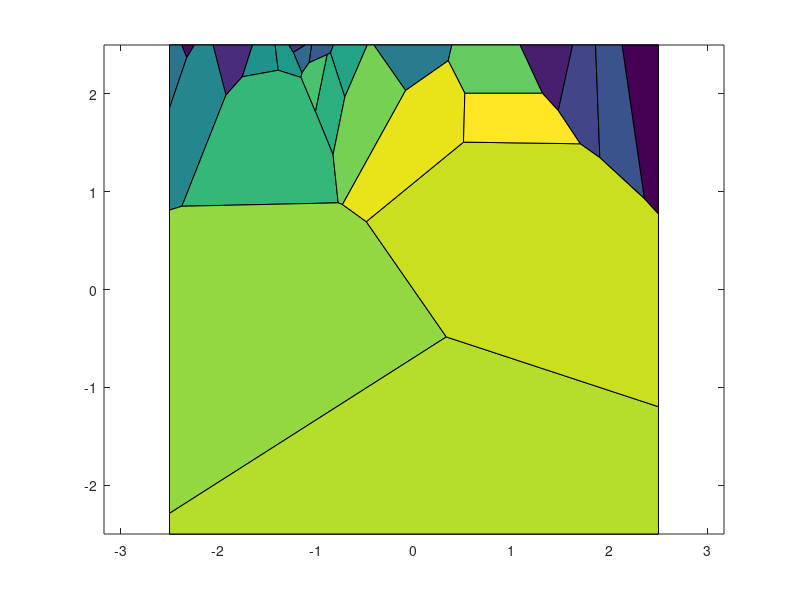

This figure's MATLAB source: (Note: this script raises an error after producing the figure.)
%1、生成voronoi图
clear;clc;
%Outer boundary
%Draw the cube
L = input('模型长度L：');
W = input('模型宽度W：');
cb = zeros(5,2);
cb(2,1) = L; cb(3,1) = L;
cb(3,2) = W; cb(4,2) = W;
cb(5,1) = L/2.0;
cb(5,2) = W/2.0;
cb(:,1) = cb(:,1)-L/2.;
cb(:,2) = cb(:,2)-W/2.;
d = [1 2 3 4 1];
plot(cb(d,1),cb(d,2),'k-'); axis equal

%Seeding
s1 = input('第1层晶粒数量：');
x1 = L*rand(s1,1)-L/2.;
y1 = W*(0.003*rand(s1,1)+0.997)-W/2.;

s2 = input('第2层晶粒数量：');
x2 = L*rand(s2,1)-L/2.;
y2 = W*(0.01*rand(s2,1)+0.987)-W/2.;

s3 = input('第3层晶粒数量：');
x3 = L*rand(s3,1)-L/2.;
y3 = W*(0.017*rand(s3,1)+0.97)-W/2.;

s4 = input('第4层晶粒数量：');
x4 = L*rand(s4,1)-L/2.;
y4 = W*(0.07*rand(s4,1)+0.9)-W/2.;

s5 = input('第5层晶粒数量：');
x5 = L*rand(s5,1)-L/2.;
y5 = W*(0.9*rand(s5,1))-W/2.;
s=s1+s2+s3+s4+s5;
%%%%%
x = [x1' x2' x3' x4' x5']';
y = [y1' y2' y3' y4' y5']';
%Add mirror pts
xx = [x;-L-x;L-x;   x;  x;];
yy = [y;   y;  y;-W-y;W-y;];
%Voronoi
[V,C] = voronoin([xx,yy]);
%可视化
for i = 1:length(C)
	if all(C{i}~=1)   % If at least one of the indices is 1,
                  % then it is an open region and we can't
                  % patch that.
		Verts = V(C{i},:);
		CoordAbsx = abs(Verts(:,1));
		CoordAbsy = abs(Verts(:,2));
		if all(CoordAbsx <= L/2.+eps(single(L/2.))) && all(CoordAbsy <= W/2.+eps(single(W/2.))) %within boundary
			patch(V(C{i},1),V(C{i},2),i); % use color i.
		end
	end
end
view(2)

%2、生成各点坐标
f=fullfile('E:','Matlab\GrainGrowth','grain_topology_coords.txt');
fileID = fopen(f,'w');
[mmm,nnn]=size(V);
fprintf(fileID,'%f,%f\n',10000,10000);
for i=2:mmm
	fprintf(fileID,'%f,%f\n',V(i,1), V(i,2));
end
fclose(fileID);

%3、生成各晶粒顶点连接顺序
f=fullfile('E:','Matlab\GrainGrowth','grain_topology_connection.txt');
fileID = fopen(f,'w');
for i=1:s
	for j=1:size(C{i,:})
		fprintf(fileID,'%d,',C{i,j});
	end
	fprintf(fileID,'\n');
end
fclose(fileID);

%4、输出voronoi核心
f=fullfile('E:','Matlab\GrainGrowth','grain_nucleus.txt');
fp=fopen(f,'w');
for i=1:s
%    fprintf(fp, '%f,%f,%f\n', x(i), y(i), 0);
   fprintf(fp, '%f %f\n', x(i), y(i));
end
fclose(fp);